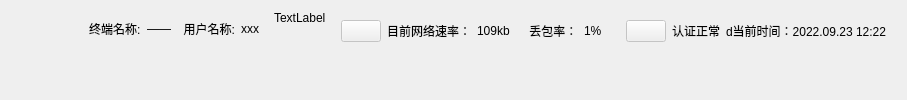
          <widget class="QWidget" name="footer" native="true">
           <property name="maximumSize">
            <size>
             <width>16777215</width>
             <height>160</height>
            </size>
           </property>
           <layout class="QHBoxLayout" name="horizontalLayout_17">
            <property name="leftMargin">
             <number>80</number>
            </property>
            <property name="bottomMargin">
             <number>0</number>
            </property>
            <item alignment="Qt::AlignHCenter|Qt::AlignTop">
             <widget class="QWidget" name="widget_11" native="true">
              <property name="styleSheet">
               <string notr="true">background:none</string>
              </property>
              <layout class="QHBoxLayout" name="horizontalLayout_18">
               <item>
                <widget class="QLabel" name="lab_n5">
                 <property name="text">
                  <string>终端名称:</string>
                 </property>
                </widget>
               </item>
               <item>
                <widget class="QLabel" name="terminalName">
                 <property name="text">
                  <string>——</string>
                 </property>
                </widget>
               </item>
               <item>
                <widget class="QLabel" name="lab_n1">
                 <property name="text">
                  <string>  用户名称:</string>
                 </property>
                </widget>
               </item>
               <item alignment="Qt::AlignVCenter">
                <widget class="QLabel" name="username">
                 <property name="text">
                  <string>xxx</string>
                 </property>
                </widget>
               </item>
              </layout>
             </widget>
            </item>
            <item alignment="Qt::AlignTop">
             <widget class="QWidget" name="widget_2" native="true">
              <property name="styleSheet">
               <string notr="true">background:none</string>
              </property>
              <layout class="QHBoxLayout" name="horizontalLayout_24">
               <property name="spacing">
                <number>0</number>
               </property>
               <property name="leftMargin">
                <number>0</number>
               </property>
               <property name="topMargin">
                <number>0</number>
               </property>
               <property name="rightMargin">
                <number>0</number>
               </property>
               <property name="bottomMargin">
                <number>0</number>
               </property>
               <item alignment="Qt::AlignTop">
                <widget class="QLabel" name="port_err">
                 <property name="text">
                  <string>TextLabel</string>
                 </property>
                 <property name="wordWrap">
                  <bool>false</bool>
                 </property>
                </widget>
               </item>
              </layout>
             </widget>
            </item>
            <item alignment="Qt::AlignTop">
             <widget class="QWidget" name="widget_12" native="true">
              <property name="styleSheet">
               <string notr="true">background:none</string>
              </property>
              <layout class="QHBoxLayout" name="horizontalLayout_19">
               <item alignment="Qt::AlignVCenter">
                <widget class="QPushButton" name="lab_img1">
                 <property name="enabled">
                  <bool>false</bool>
                 </property>
                 <property name="minimumSize">
                  <size>
                   <width>0</width>
                   <height>0</height>
                  </size>
                 </property>
                 <property name="maximumSize">
                  <size>
                   <width>52</width>
                   <height>40</height>
                  </size>
                 </property>
                 <property name="text">
                  <string/>
                 </property>
                </widget>
               </item>
               <item alignment="Qt::AlignVCenter">
                <widget class="QLabel" name="lab_n2">
                 <property name="text">
                  <string>目前网络速率：</string>
                 </property>
                </widget>
               </item>
               <item alignment="Qt::AlignVCenter">
                <widget class="QLabel" name="lab_rate">
                 <property name="text">
                  <string>109kb</string>
                 </property>
                </widget>
               </item>
               <item alignment="Qt::AlignHCenter|Qt::AlignVCenter">
                <widget class="QLabel" name="lab_n3">
                 <property name="text">
                  <string>    丢包率：</string>
                 </property>
                </widget>
               </item>
               <item alignment="Qt::AlignVCenter">
                <widget class="QLabel" name="lab_packet">
                 <property name="text">
                  <string>1%</string>
                 </property>
                </widget>
               </item>
              </layout>
             </widget>
            </item>
            <item alignment="Qt::AlignRight|Qt::AlignTop">
             <widget class="QWidget" name="widget_28" native="true">
              <property name="styleSheet">
               <string notr="true">background:none</string>
              </property>
              <layout class="QHBoxLayout" name="horizontalLayout_20">
               <item alignment="Qt::AlignVCenter">
                <widget class="QPushButton" name="lab_img2">
                 <property name="enabled">
                  <bool>false</bool>
                 </property>
                 <property name="minimumSize">
                  <size>
                   <width>0</width>
                   <height>0</height>
                  </size>
                 </property>
                 <property name="maximumSize">
                  <size>
                   <width>46</width>
                   <height>46</height>
                  </size>
                 </property>
                 <property name="text">
                  <string/>
                 </property>
                </widget>
               </item>
               <item alignment="Qt::AlignVCenter">
                <widget class="QLabel" name="label_status">
                 <property name="text">
                  <string>认证正常</string>
                 </property>
                </widget>
               </item>
               <item alignment="Qt::AlignLeft|Qt::AlignVCenter">
                <widget class="QLabel" name="label_time">
                 <property name="text">
                  <string>d当前时间：2022.09.23 12:22</string>
                 </property>
                </widget>
               </item>
              </layout>
             </widget>
            </item>
           </layout>
          </widget>
